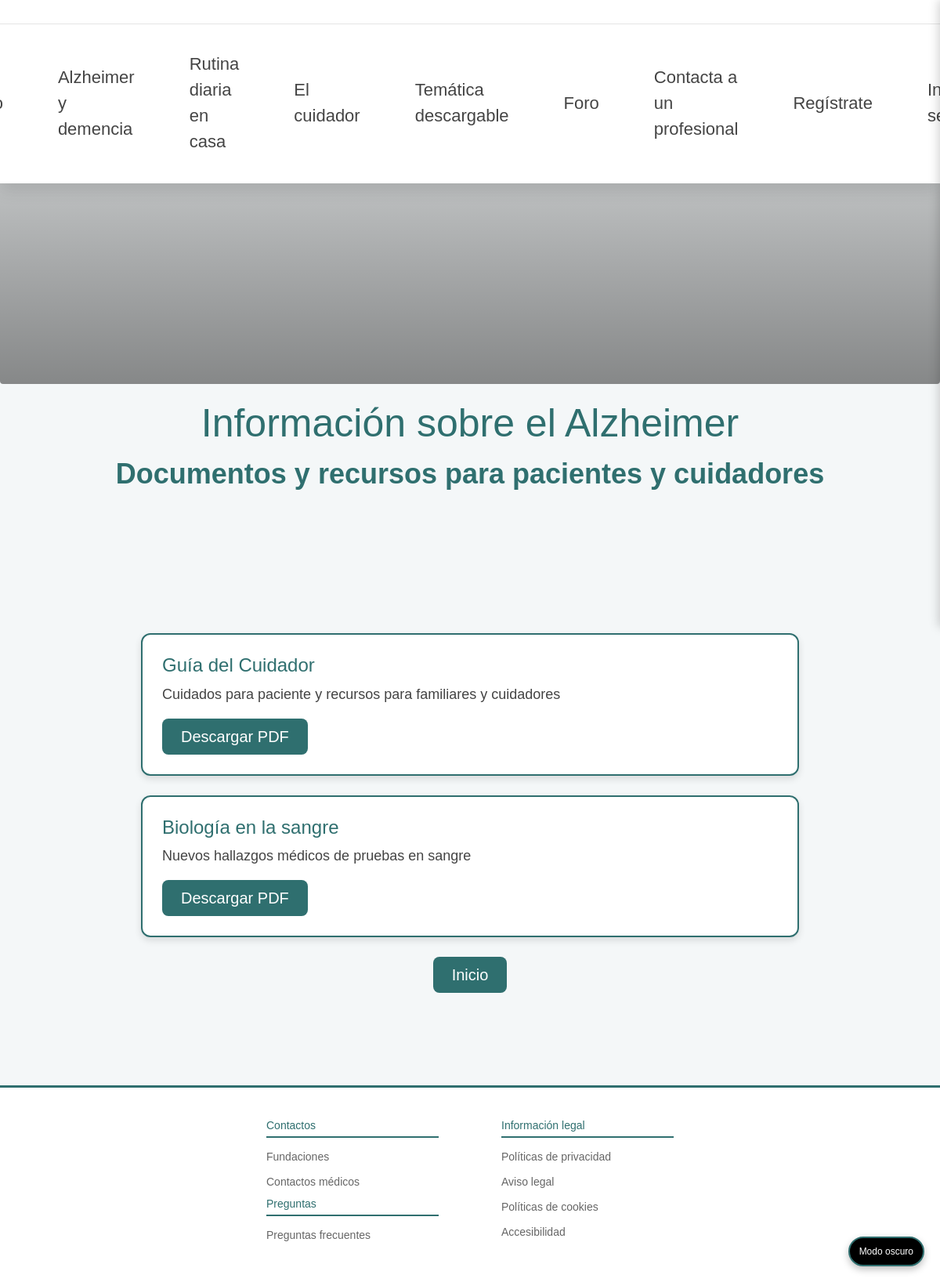
The page /pages/informacion.php on the database its author committed.
### tables this page shows
CREATE TABLE `contenido` (
  `id` int(11) NOT NULL,
  `titulo` varchar(255) NOT NULL,
  `descripcion` text DEFAULT NULL,
  `archivo` varchar(255) NOT NULL,
  `categoria` varchar(100) DEFAULT NULL,
  `creado_en` timestamp NOT NULL DEFAULT current_timestamp()
);

### pages/informacion.php (the view, shortened to what this page needs)
<?php
$db = new Database();
$conn = $db->connect();
$sql = $conn->query("
    SELECT id, titulo, descripcion, archivo, categoria, creado_en
    FROM contenido
    ORDER BY creado_en DESC
");
$documentos = $sql->fetchAll(PDO::FETCH_ASSOC);
?>
<!DOCTYPE html>
<html lang="es">
<head>
    <link href="https://cdn.jsdelivr.net/npm/bootstrap@5.3.3/dist/css/bootstrap.min.css" rel="stylesheet">
    <link rel="stylesheet" href="/assets/css/color.css">
    <link rel="stylesheet" href="/assets/css/global.css">
    <link rel="stylesheet" href="/assets/css/header.css">
    <link rel="stylesheet" href="/assets/css/footer.css">
    <link rel="stylesheet" href="/assets/css/menu.css">
    <link rel="stylesheet" href="/assets/css/banner.css">
    <link rel="stylesheet" href="/assets/css/informacion.css">
</head>
<body>
    <?php include '../includes/header.php'; ?>
    <button class="theme-toggle" onclick="toggleTheme()">Modo oscuro</button>
    <?php
    if (!isset($_SESSION["user_id"])) {
        include '../includes/public-menu.php';
    } elseif ($_SESSION["rol"] === "admin") {
        include '../includes/menu-admin.php';
    } elseif (in_array($_SESSION["rol"], ["familiar", "cuidador"])) {
        include '../includes/menu-familiar.php';
    } else {
        include '../includes/private-menu.php';
    }
    ?>
    <?php include '../includes/public-banner.php'; ?>
    <h1>Información sobre el Alzheimer</h1>
    <p class="subtitle">Documentos y recursos para pacientes y cuidadores</p>
    <main class="container info-container">
        <?php if (empty($documentos)): ?>
            <p class="text-center mt-4">No hay documentos disponibles por el momento.</p>
        <?php else: ?>
            <?php foreach ($documentos as $doc): ?>
                <section class="info-section">
                    <h2><?= htmlspecialchars($doc["titulo"]) ?></h2>
                    <p><?= nl2br(htmlspecialchars($doc["descripcion"])) ?></p>
                    <a class="btn btn-info px-4 py-2"
                       href="<?= htmlspecialchars($doc["archivo"]) ?>"
                       target="_blank">
                        Descargar PDF
                    </a>
                </section>
            <?php endforeach; ?>
        <?php endif; ?>
        <div class="text-center mt-4">
            <button class="btn btn-primary px-4 py-2" onclick="location.href='/pages/index.php'">Inicio</button>
        </div>
    </main>
    <?php include '../includes/footer.php'; ?>
</body>
</html>

### assets/css/color.css (style rules this page uses)
:root { --color-primary: #2f6f6f; --color-primary-dark: #4d8f88; --color-primary-light: #8fcac3; --color-text: #444; --color-text-light: #666; --color-text-lighter: #888; --color-text-title: #2c5f5f; --color-text-subtitle: #3f7a7a; --color-bg: #f4f7f8; --color-btn-primary: #6c757d; --color-btn-primary-hover: #5c636a; --color-btn-secondary: #6c757d; --color-btn-secondary-hover: #5c636a; --color-white: #ffffff; --color-gray-100: #f5f5f5; --color-gray-200: #e0e0e0; --color-gray-300: #cccccc; --color-border: #dcdcdc; --color-border-strong: #bfbfbf; --color-hover-bg: #d4d4d4; --color-hover-primary: #4d8f88; --color-success: #4CAF50; --color-warning: #FFC107; --color-error: #E53935; --color-info: #2196F3; --color-red: #ff6b6b; --color-blue: #4d9fff; --color-green: #51d88a; --color-yellow: #ffe66d; --color-error-bg: #ffe1e1; --color-error-text: #b30000; --color-error-border: #ffb3b3; --color-primary-darker: #3b6d68; --color-warning: #a8744f; }

### assets/css/global.css (style rules this page uses)
* { box-sizing: border-box; margin: 0; padding: 0; }
body { font-family: "DM Sans", sans-serif; background: var(--color-bg); color: var(--color-text); line-height: 1.5; min-height: 100vh; display: flex; flex-direction: column; }
html, body { height: 100%; }
main { flex: 1; }
h1 { margin-top: 20px; color: var(--color-primary); font-size: 50px; text-align: center; }
a { text-decoration: none; color: inherit; }
.subtitle { font-size: 36px; padding: 10px; margin-top: -10px; color: var(--color-primary); text-align: center; font-weight: 600; }
.btn { padding: 12px 20px; border-radius: 8px; cursor: pointer; transition: 0.3s; font-size: 16px; border: none; }
.btn-primary { background:var(--color-primary); color: var(--color-white); font-size: 20px; width: auto; }
.btn-info { background: var(--color-primary); color: var(--color-white); font-size: 20px; }
.theme-toggle { position: fixed; bottom: 20px; right: 20px; background-color: black; color: var(--color-white); border: solid 2px var(--color-primary); padding: 8px 12px; border-radius: 20px; cursor: pointer; font-size: 12px; box-shadow: 0 4px 10px rgba(0,0,0,0.25); transition: 0.3s; z-index: 999; }

### assets/css/informacion.css (style rules this page uses)
.info-container { max-width: 900px; margin: 120px auto 40px; padding: 30px; }
.info-section { background: var(--color-white); padding: 25px; border-radius: 12px; border: 2px solid var(--color-primary); box-shadow: 0 4px 10px rgba(0,0,0,0.12); margin-bottom: 25px; }
h1 { margin-top: 20px; color: var(--color-primary); font-size: 50px; text-align: center; }
.info-section h2 { margin-top: 0; color: var(--color-primary); font-size: 24px; }
.info-section p, .info-list li { font-size: 18px; color: var(--color-text); line-height: 1.6; }

### rows shown on the page
contenido: titulo "Guía del Cuidador", descripcion "Cuidados para paciente y recursos para familiares y cuidadores"
contenido: titulo "Biología en la sangre", descripcion "Nuevos hallazgos médicos de pruebas en sangre"
